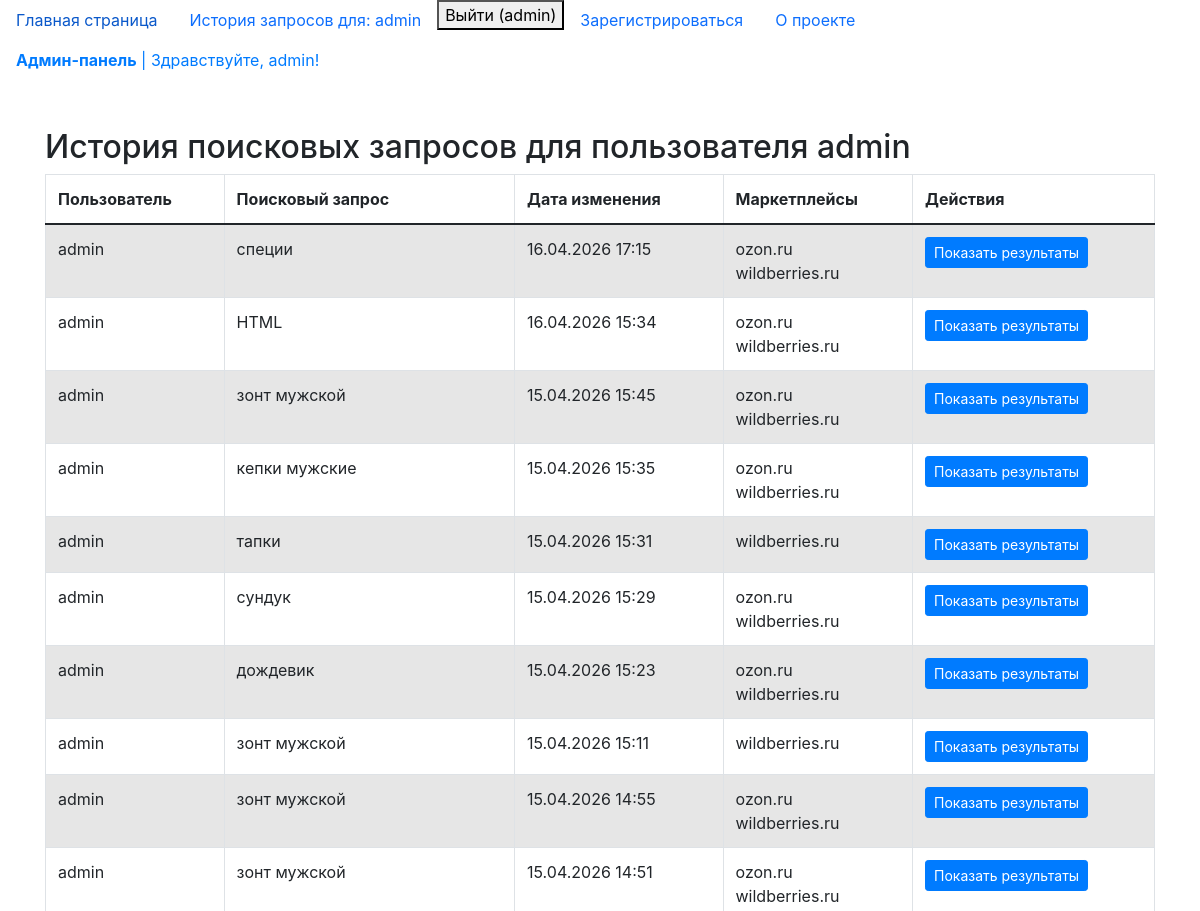
Before: /query_list/ (signed in, upper part) with the older database file.
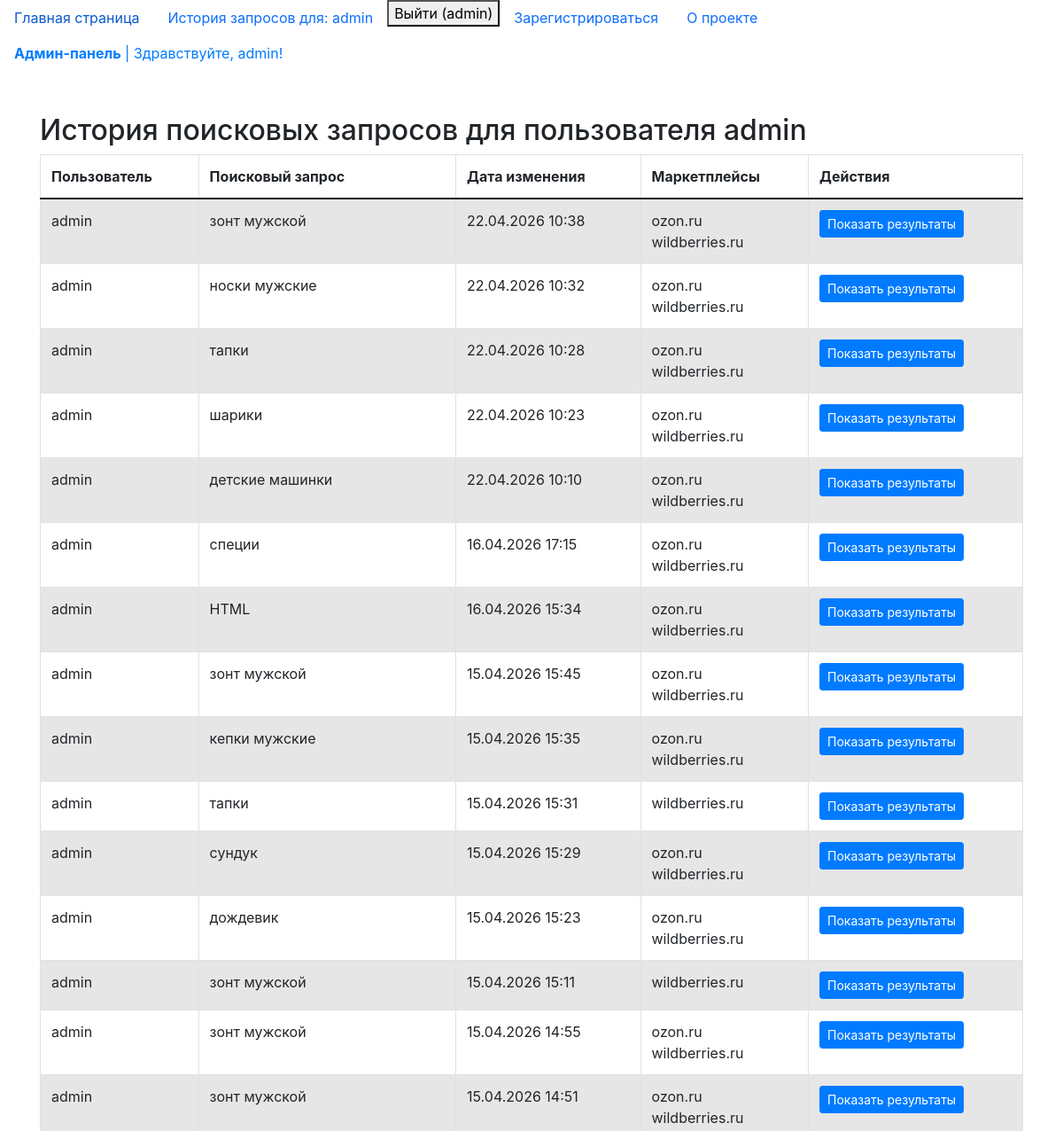
After: the same page with the newer database file.
### custom_user_app/models/CustomUser.py (models this page shows, shortened)
class CustomUser(AbstractUser):
    """Поле имени пользователя: уникальное, максимум 70 символов."""
    username = models.CharField(
        max_length=70,
        unique=True,
        verbose_name="Имя пользователя.",
    )
    """Поле электронной почты: уникальное, валидируется как email."""
    email = models.EmailField(unique=True, verbose_name="Электронная почта")
    """Дата и время создания записи (устанавливается один раз при создании)."""
    created_at = models.DateTimeField(
        auto_now_add=True, verbose_name="Создано"
    )
    """Дата и время последнего обновления записи (автоматически обновляется при сохранении)."""
    updated_at = models.DateTimeField(auto_now=True, verbose_name="Изменено")
    USERNAME_FIELD = "username"  # Поле, используемое для аутентификации (вместо email)
    REQUIRED_FIELDS = ["email"]  # Список полей, запрашиваемых при создании пользователя через createsuperuser
    objects = CustomUserManager()  # Использование кастомного менеджера пользователей

### web_scraping/models/searchers.py (models this page shows, shortened)
class Searchers(BaseModel):
    class Meta:
        verbose_name = "Запрос"  # Человекочитаемое имя модели в единственном числе
        verbose_name_plural = "Запросы"  # Человекочитаемое имя модели во множественном числе
    """Связь с моделью CustomUser. Указывает, какой пользователь сделал запрос.
    При удалении пользователя все его поисковые запросы также будут удалены (CASCADE)."""
    user = models.ForeignKey(
        CustomUser,
        on_delete=models.CASCADE,
        verbose_name="Пользователь",
    )
    """Текст поискового запроса. Максимальная длина — 100 символов.
    Минимальное количество символов — 2 (проверяется валидатором MinLengthValidator)."""
    query = models.CharField(
        max_length=100,
        verbose_name="Поисковый запрос",
        validators=[MinLengthValidator(2)],
    )
    """Связь многие‑ко‑многим с моделью Product. Указывает на товары,
    найденные по данному запросу. related_name позволяет обращаться
    к запросам из объекта Product через атрибут 'searches'."""
    products = models.ManyToManyField(
        Product,
        related_name="searches",
        verbose_name="Найденные товары",
    )
    """Связь многие‑ко‑многим с моделью Marketplace. Указывает,
    на каких маркетплейсах производился поиск по запросу.
    related_name позволяет обращаться к запросам из объекта Marketplace
    через атрибут 'searches'."""
    marketplaces = models.ManyToManyField(
        Marketplace,
        related_name="searches",
        verbose_name="Маркетплейсы для поиска",
    )

### web_scraping/models/marketplace.py (models this page shows, shortened)
class Marketplace(BaseModel):
    class Meta:
        verbose_name = "Маркетплейс"  # Человекочитаемое имя модели в единственном числе
        verbose_name_plural = "Маркетплейсы"  # Человекочитаемое имя модели во множественном числе
    """Название маркетплейса. Максимальная длина — 100 символов."""
    name = models.CharField(
        max_length=100,
        verbose_name="Название маркетплейса",
    )
    """Базовый URL маркетплейса. Поле автоматически валидирует корректность URL."""
    base_url = models.URLField(verbose_name="Базовый URL")

### web_scraping/views/query_list.py (the view, shortened to what this page needs)
# urls.py: path("query_list/", query_list, name="query_list"),
@login_required(login_url="login")
def query_list(request):
    if request.user.is_superuser:
        searchers = Searchers.objects.all().order_by("-id")
    else:
        searchers = Searchers.objects.filter(user=request.user).order_by("-id")
    marketplaces = Marketplace.objects.all()
    context = {
        "marketplaces": marketplaces,  # Список маркетплейсов
        "searchers": searchers,      # Список поисковых запросов
        "current_user": request.user  # Текущий пользователь
    }
    return render(
        request,
        "web_scarping/search_list.html",
        context=context,
    )

### web_scraping/templates/web_scarping/search_list.html (shortened to what this page needs)
{% extends 'web_scarping/base.html' %}
{% block body %}
<div class="container mt-5">
    <h2>История поисковых запросов для пользователя {{ user.username }}</h2>
    <div class="row">
        <div class="col-md-12">
            <table class="table table-striped table-bordered">
                <thead>
                    <tr>
                        <th>Пользователь</th>
                        <th>Поисковый запрос</th>
                        <th>Дата изменения</th>
                        <th>Маркетплейсы</th>
                        <th>Действия</th>
                    </tr>
                </thead>
                <tbody>
                    {% for search in searchers %}
                    <tr>
                        <td>{{ search.user.username }}</td>
                        <td>{{ search.query }}</td>
                        <td>{{ search.updated_at|date:"d.m.Y H:i" }}</td>
                        <td>
                            {% for marketplace in search.marketplaces.all %}
                                {{ marketplace.name }}<br>
                            {% empty %}
                                Маркетплейсы не выбраны
                            {% endfor %}
                        </td>
                        <td>
                            <a href="{% url 'query_result' search.id %}"
                               class="btn btn-primary btn-sm">
                                 Показать результаты
                            </a>
                        </td>
                    </tr>
                    {% empty %}
                    <tr>
                        <td colspan="5" class="text-center">
                            Записей не найдено
                        </td>
                    </tr>
                    {% endfor %}
                </tbody>
            </table>
        </div>
    </div>
</div>
{% endblock %}

### web_scraping/templates/web_scarping/base.html (shortened to what this page needs)
<!DOCTYPE html>
<html lang="ru">
<head>
    <link href="https://cdn.jsdelivr.net/npm/bootstrap@5.0.2/dist/css/bootstrap.min.css"
          rel="stylesheet"
>
    <link href="https://stackpath.bootstrapcdn.com/bootstrap/4.5.2/css/bootstrap.min.css" rel="stylesheet">
    <nav>
        <ul class="nav">
            <li class="nav-item">
                <a class="nav-link active" aria-current="page" href="{% url 'index' %}">Главная страница</a>
            </li>
            <li class="nav-item">
                <a class="nav-link" href="{% url 'query_list' %}">История запросов для: {{ user.username }}</a>
            </li>
            <li class="nav-item">
                {% if user.is_authenticated %}
                    <form method="post" action="{% url 'logout' %}">
                        <button type="submit">Выйти ({{ user.username }})</button>
                    </form>
                {% else %}
                    <a class="nav-link" href="{% url 'login' %}">Авторизоваться</a>
                {% endif %}
            </li>
            <li class="nav-item">
                <a class="nav-link" href="{% url 'register' %}">Зарегистрироваться</a>
            </li>
            <li class="nav-item">
                <a class="nav-link" href="{% url 'about' %}">О проекте</a>
            </li>
            <li class="nav-item">
                {% if user.is_authenticated %}
                    {% if user.is_superuser %}
                        <a class="nav-link text-primary" href="/admin/">
                            <strong>Админ-панель</strong> | Здравствуйте, {{ user.username }}!
                        </a>
                    {% else %}
                        <a class="nav-link disabled">Здравствуйте, {{ user.username }}!</a>
                    {% endif %}
                {% else %}
                    <a class="nav-link disabled">Добро пожаловать, советую авторизоваться!</a>
                {% endif %}
            </li>
        </ul>
    </nav>
</head>
<body>
    {% block body %}
    {% endblock %}
</body>
</html>

Changed rows visible on the page:
added Searchers: user.username "admin", query "зонт мужской", updated_at "22.04.2026 10:38", Marketplace (name "ozon.ru"), Marketplace (name "wildberries.ru")
added Searchers: user.username "admin", query "носки мужские", updated_at "22.04.2026 10:32", Marketplace (name "ozon.ru"), Marketplace (name "wildberries.ru")
added Searchers: user.username "admin", query "тапки", updated_at "22.04.2026 10:28", Marketplace (name "ozon.ru"), Marketplace (name "wildberries.ru")
added Searchers: user.username "admin", query "шарики", updated_at "22.04.2026 10:23", Marketplace (name "ozon.ru"), Marketplace (name "wildberries.ru")
added Searchers: user.username "admin", query "детские машинки", updated_at "22.04.2026 10:10", Marketplace (name "ozon.ru"), Marketplace (name "wildberries.ru")
